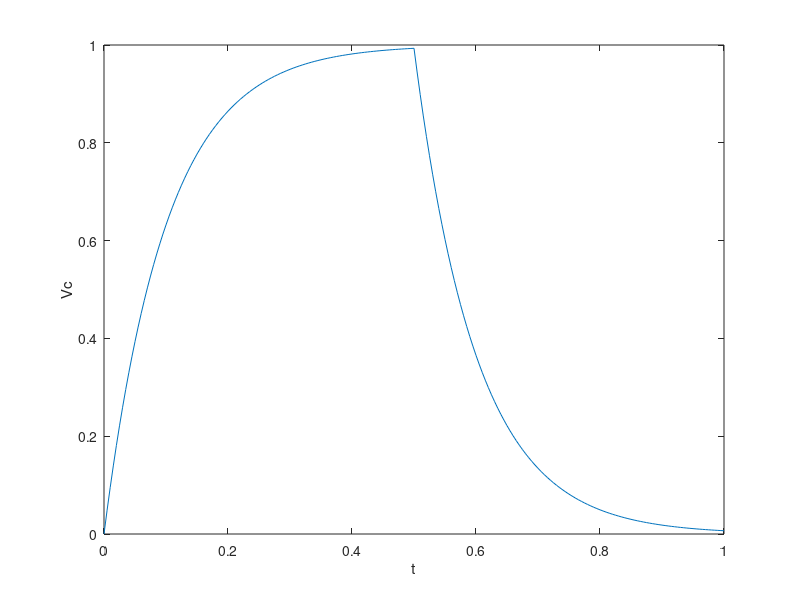

This figure's MATLAB source:
t0 = 0.5;%s
R = 1000;%ohms
C = 100e-6;%farads
tau = R*C;
Vp = 1;%volts
t = 0:0.005:1;

y = zeros(size(t)); % Preallocating enough memory for y
region1 = (t>=0)&(t< t0); % First interval
y(region1) = Vp * (1 - exp(-t(region1)/tau));
region2 = (t>=t0)&(t<=1);
y(region2) = Vp * (1 - exp(-t0/tau)) * exp(-(t(region2) - t0)/tau);

plot(t,y);
xlabel('t');
ylabel('Vc');